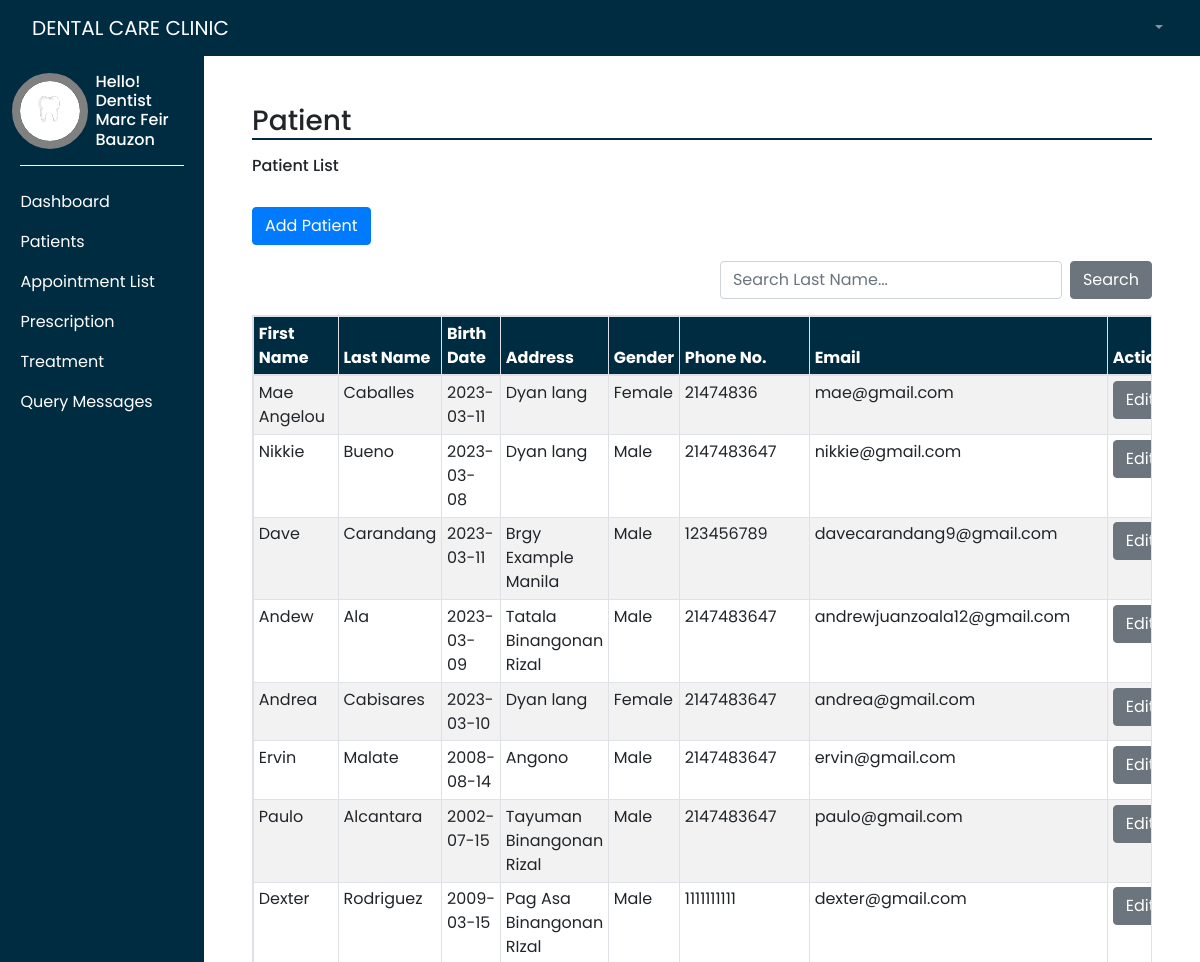
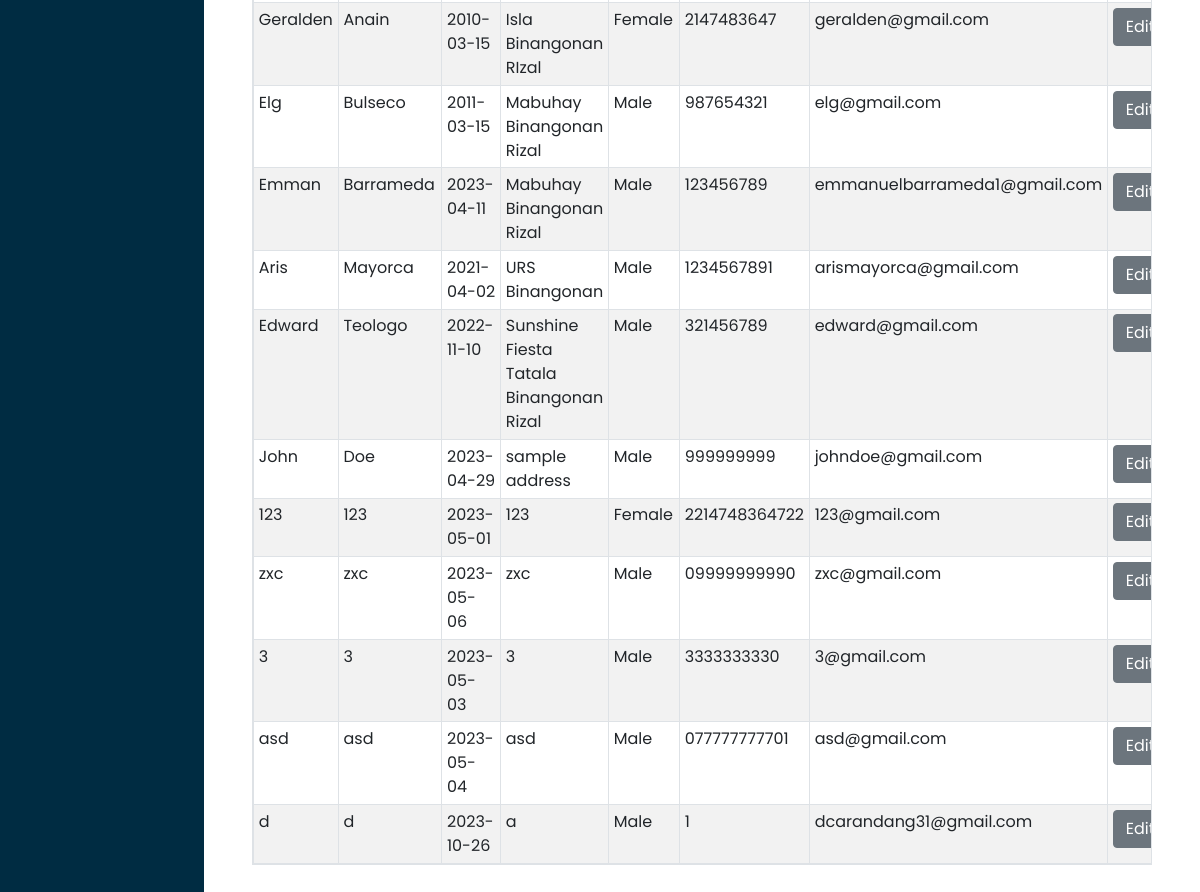
/patient_view.php (signed in), run on the app's committed database (2 pictures, top to bottom).
### tables this page shows
CREATE TABLE `users` (
  `patientId` int(11) NOT NULL,
  `first_name` varchar(50) NOT NULL,
  `last_name` varchar(50) NOT NULL,
  `birth_date` date NOT NULL,
  `gender` varchar(50) NOT NULL,
  `phone_no` varchar(250) NOT NULL,
  `position` varchar(50) NOT NULL,
  `address` varchar(50) NOT NULL,
  `email` varchar(50) NOT NULL,
  `pass_word` varchar(50) NOT NULL,
  `created` date NOT NULL,
  `token` varchar(100) NOT NULL,
  `token_expire` timestamp(6) NOT NULL DEFAULT current_timestamp(6) ON UPDATE current_timestamp(6),
  `teeth1` varchar(250) NOT NULL,
  `teeth2` varchar(250) NOT NULL,
  `teeth3` varchar(250) NOT NULL,
  `teeth4` varchar(250) NOT NULL,
  `teeth5` varchar(250) NOT NULL,
  `teeth6` varchar(250) NOT NULL,
  `teeth7` varchar(250) NOT NULL,
  `teeth8` varchar(250) NOT NULL,
  `teeth9` varchar(250) NOT NULL,
  `teeth10` varchar(250) NOT NULL,
  `teeth11` varchar(250) NOT NULL,
  `teeth12` varchar(250) NOT NULL,
  `teeth13` varchar(250) NOT NULL,
  `teeth14` varchar(250) NOT NULL,
  `teeth15` varchar(250) NOT NULL,
  `teeth16` varchar(250) NOT NULL,
  `teeth17` varchar(250) NOT NULL,
  `teeth18` varchar(250) NOT NULL,
  `teeth19` varchar(250) NOT NULL,
  `teeth20` varchar(250) NOT NULL,
  `teeth21` varchar(250) NOT NULL,
  `teeth22` varchar(250) NOT NULL,
  `teeth23` varchar(250) NOT NULL,
  `teeth24` varchar(250) NOT NULL,
  `teeth25` varchar(250) NOT NULL,
  `teeth26` varchar(250) NOT NULL,
  `teeth27` varchar(250) NOT NULL,
  `teeth28` varchar(250) NOT NULL,
  `teeth29` varchar(250) NOT NULL,
  `teeth30` varchar(250) NOT NULL,
  `teeth31` varchar(250) NOT NULL,
  `teeth32` varchar(250) NOT NULL
);

### patient_view.php (the view, shortened to what this page needs)
<?php
require_once "connection.php";
?>
<!DOCTYPE html>
<html lang="en">
<head>
    <link rel="stylesheet" href="styles/dashAdmin.css">
    <link rel="stylesheet" href="https://maxcdn.bootstrapcdn.com/bootstrap/4.0.0/css/bootstrap.min.css"/>
</head>
<body style="height: 100vh;">
    <div class="" style=" width: 100%">
        <?php require("templates/main-header.php"); ?>
    </div>
    <div class="d-flex" >
        <div class="bg-dark" style="width: 17%">
            <?php require("templates/sidebar.php"); ?>
        </div>
        <div style="width: 83%">
            <div class="p-5">
                <h3 style="border-bottom: 2px solid #002c42">Patient</h3>
                <h6 class="mt-3 mb-3">Patient List</h6>
                    <button type="button" class="btn btn-primary mb-3 mt-3" data-toggle="modal" data-target="#exampleModal">
                    Add Patient
                    </button>
                <div class="row mb-3">
                    <div class="col-md-6">
                    </div>
                    <div class="col-md-6 d-flex justify-content-end">
                            <form action="patient_viewSearch.php" method="get" class="d-flex justify-content-center align-items-center">
                                <input type="text" name="search" id="search" class="form-control mb-0" placeholder="Search Last Name..." required>
                                <button type="submit" class="btn btn-secondary mb-0 ml-2">Search</button>
                            </form>
                    </div>
                </div>
                <?php
                    $sql = "SELECT * FROM users";
                    $result = $conn->query($sql);
                ?>
                <table class="table table-sm table-striped table-responsive table-hover table-bordered" style="margin-bottom: 200px; width: 100%;">
                    <thead style="background-color: #002c42 !important; color: white; text-align: left">
                        <tr>
                        <th scope="col">First Name</th>
                        <th scope="col">Last Name</th>
                        <th scope="col">Birth Date</th>
                        <th scope="col">Address</th>
                        <th scope="col">Gender</th>
                        <th scope="col">Phone No.</th>
                        <th scope="col">Email</th>
                        <th scope="col">Action</th>
                        </tr>
                    </thead>
                    <tbody>
                        <?php if ($result->num_rows > 0) { ?>
                        <?php while($row = $result->fetch_assoc()){?>
                        <tr>
                            <td><?php echo $row['first_name']; ?></td>
                            <td><?php echo $row['last_name']; ?></td>
                            <td><?php echo $row['birth_date']; ?></td>
                            <td><?php echo $row['address']; ?></td>
                            <td><?php echo $row['gender']; ?></td>
                            <td><?php echo $row['phone_no']; ?></td>
                            <td><?php echo $row['email']; ?></td>
                            <td>
                                <input type="submit" class="btn btn-secondary editBtn" value="Edit">
                            </td>
                        </tr>
                        <?php }?>
                        <?php } ?>
                    </tbody>
                </table>
            </div>
        </div>
    </div>
</body>
</html>

### styles/dashAdmin.css (style rules this page uses)
* { margin: 0; padding: 0; font-family: 'Poppins', sans-serif !important; box-sizing: border-box; }

### data on the page
users: first_name "Mae Angelou", last_name "Caballes", birth_date "2023-03-11", address "Dyan lang", gender "Female", phone_no "21474836", email "mae@gmail.com"
users: first_name "Nikkie", last_name "Bueno", birth_date "2023-03-08", address "Dyan lang", gender "Male", phone_no "2147483647", email "nikkie@gmail.com"
users: first_name "Dave", last_name "Carandang", birth_date "2023-03-11", address "Brgy Example Manila", gender "Male", phone_no "123456789", email "davecarandang9@gmail.com"
users: first_name "Andew", last_name "Ala", birth_date "2023-03-09", address "Tatala Binangonan Rizal", gender "Male", phone_no "2147483647", email "andrewjuanzoala12@gmail.com"
users: first_name "Andrea", last_name "Cabisares", birth_date "2023-03-10", address "Dyan lang", gender "Female", phone_no "2147483647", email "andrea@gmail.com"
users: first_name "Ervin", last_name "Malate", birth_date "2008-08-14", address "Angono", gender "Male", phone_no "2147483647", email "ervin@gmail.com"
users: first_name "Paulo", last_name "Alcantara", birth_date "2002-07-15", address "Tayuman Binangonan Rizal", gender "Male", phone_no "2147483647", email "paulo@gmail.com"
users: first_name "Dexter", last_name "Rodriguez", birth_date "2009-03-15", address "Pag Asa Binangonan RIzal", gender "Male", phone_no "1111111111", email "dexter@gmail.com"
users: first_name "Geralden", last_name "Anain", birth_date "2010-03-15", address "Isla Binangonan RIzal", gender "Female", phone_no "2147483647", email "geralden@gmail.com"
users: first_name "Elg", last_name "Bulseco", birth_date "2011-03-15", address "Mabuhay Binangonan Rizal", gender "Male", phone_no "987654321", email "elg@gmail.com"
users: first_name "Emman", last_name "Barrameda", birth_date "2023-04-11", address "Mabuhay Binangonan Rizal", gender "Male", phone_no "123456789", email "emmanuelbarrameda1@gmail.com"
users: first_name "Aris", last_name "Mayorca", birth_date "2021-04-02", address "URS Binangonan", gender "Male", phone_no "1234567891", email "arismayorca@gmail.com"
users: first_name "Edward", last_name "Teologo", birth_date "2022-11-10", address "Sunshine Fiesta Tatala Binangonan Rizal", gender "Male", phone_no "321456789", email "edward@gmail.com"
users: first_name "John", last_name "Doe", birth_date "2023-04-29", address "sample address", gender "Male", phone_no "999999999", email "johndoe@gmail.com"
users: first_name "123", last_name "123", birth_date "2023-05-01", address "123", gender "Female", phone_no "2214748364722", email "123@gmail.com"
users: first_name "zxc", last_name "zxc", birth_date "2023-05-06", address "zxc", gender "Male", phone_no "09999999990", email "zxc@gmail.com"
users: first_name "3", last_name "3", birth_date "2023-05-03", address "3", gender "Male", phone_no "3333333330", email "3@gmail.com"
users: first_name "asd", last_name "asd", birth_date "2023-05-04", address "asd", gender "Male", phone_no "077777777701", email "asd@gmail.com"
users: first_name "d", last_name "d", birth_date "2023-10-26", address "a", gender "Male", phone_no "1", email "dcarandang31@gmail.com"

### other printed values
$_SESSION['position'] "Dentist"
$_SESSION['fullname'] "Marc Feir Bauzon"
